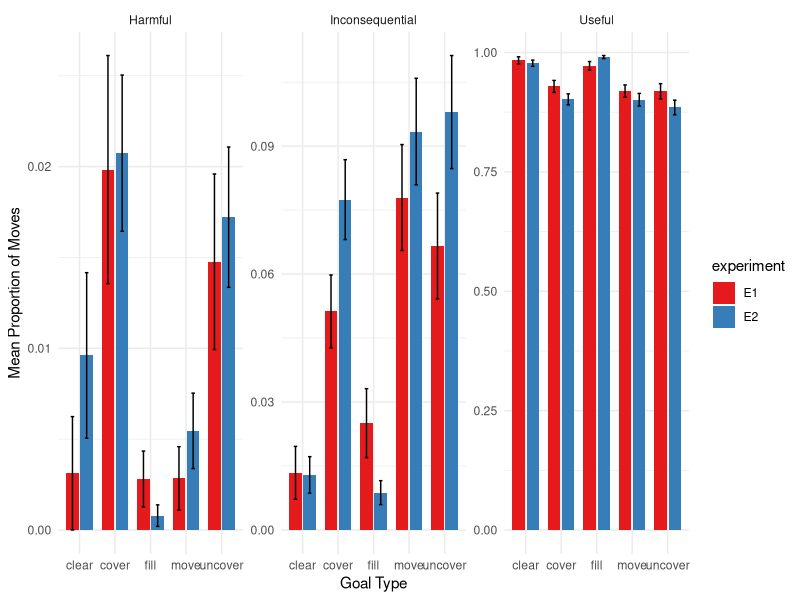
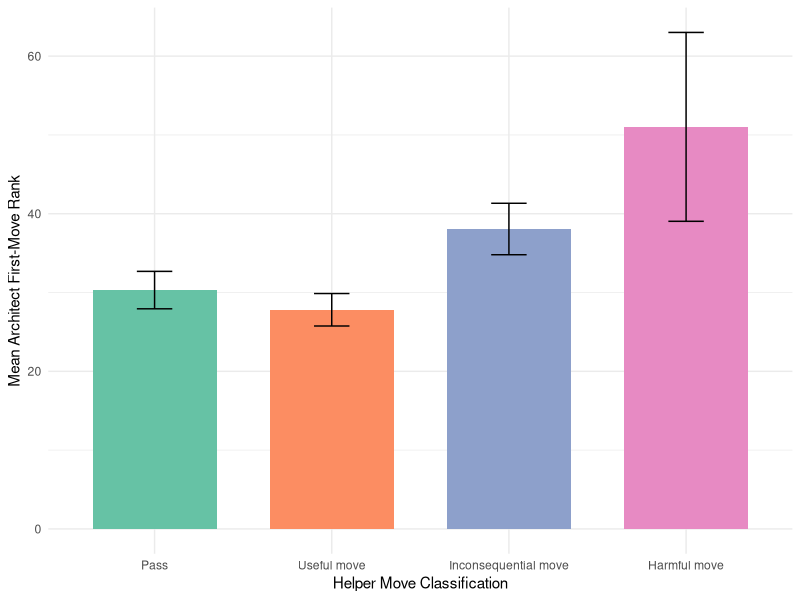
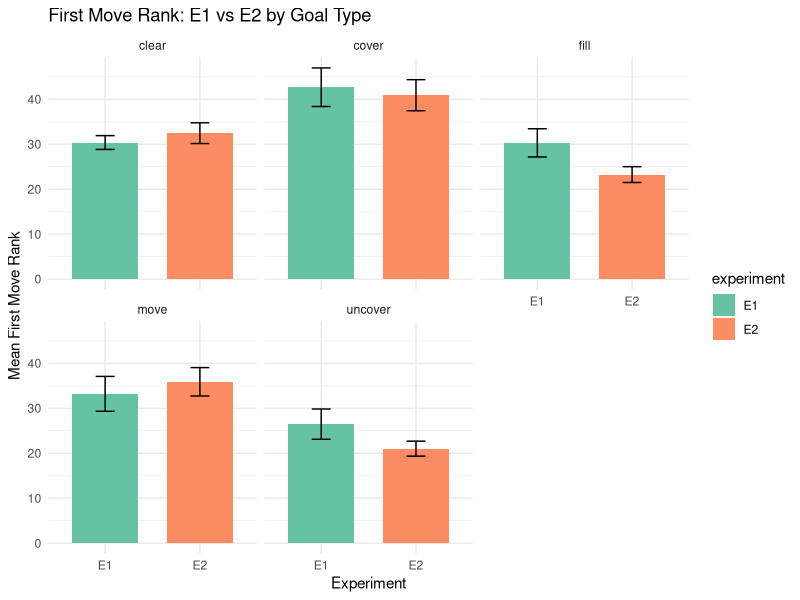
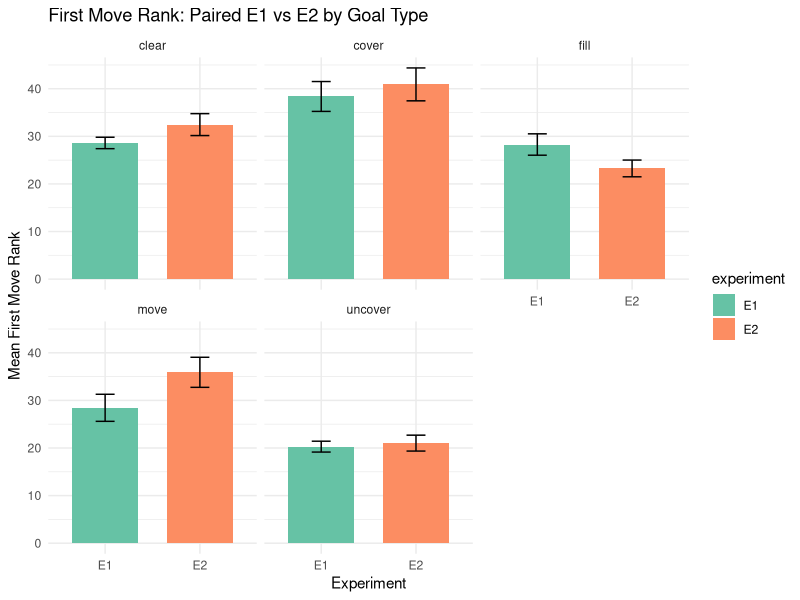

The R source for these figures, in order: (Note: this script raises an error after producing the figures.)
## ---- chunk 1
knitr::opts_chunk$set(echo = TRUE)
library(tidyverse)
library(lme4)
library(emmeans)
library(ggplot2)
library(dplyr)
library(broom)
library(rstatix)
library(ggpubr)
library(car)
library(stringr)
## ---- chunk 2
e1 <- read_csv("../data/e1/final_tracker.csv") %>%
  mutate(experiment = "E1")
e2 <- read_csv("../data/e2/final_tracker.csv")%>%
  mutate(experiment = "E2")
e1_first_moves <- read_csv("../data/e1/final_first_moves.csv")
e2_first_moves <- read_csv("../data/e2/first_moves.csv")
combined_saliences <- read_csv("../analysis/salience_first_moves.csv")


## ---- chunk 3

e1_architects <- e1 %>%
  filter(role == "architect")

combined <- bind_rows(e1_architects, e2) %>%
  mutate(
    move_type = case_when(
      move_utility == 1 ~ "Useful",
      move_utility == 0 ~ "Inconsequential",
      move_utility == -1 ~ "Harmful"
    ),
    ID = ifelse(experiment == "E2", anonID, ID)
  )

# counting move_types by proportion
prop_moves <- combined %>%
  count(experiment, ID, goal_type, move_type, name = "move_count") %>%
  group_by(experiment, ID, goal_type) %>%
  complete(move_type = c("Useful", "Harmful", "Inconsequential"), fill = list(move_count = 0)) %>%
  mutate(total_moves = sum(move_count),
         prop = move_count / total_moves) %>%
  ungroup() %>%
  mutate(across(c(experiment, goal_type, move_type, ID), as.factor)) %>%
  select(-move_count, -total_moves)



# check that proportions add to 1
prop_moves %>%
  group_by(experiment, ID, goal_type) %>%
  summarise(total_prop = sum(prop)) %>%
  ungroup()


# quick summary 
prop_moves_summary <- prop_moves %>%
  group_by(goal_type, experiment, move_type) %>%
  summarise(
    mean_prop = mean(prop),
    sd_prop = sd(prop),
    .groups = "drop"
  )

## ---- chunk 4

prop_model = lm(data = prop_moves, prop ~ experiment*move_type*goal_type)
car::Anova(prop_model)

# Get EMMs from full model, averaged over goal_type
emm <- emmeans(prop_model, ~ experiment | move_type)

# Pairwise comparisons between experiments within each move_type
distr_contrast_results <- contrast(emm, method = "pairwise", adjust = "tukey")

distr_contrast_results
## ---- chunk 5
ggplot(prop_moves, aes(x = goal_type, y = prop, fill = experiment)) +
  stat_summary(fun = mean, geom = "bar", position = position_dodge(width = 0.8), width = 0.7) +
  stat_summary(fun.data = mean_se, geom = "errorbar", 
               position = position_dodge(width = 0.8), 
               width = 0.2) +
  facet_wrap(~ move_type, scales = "free_y") +
  labs(y = "Mean Proportion of Moves", x = "Goal Type") +
  scale_fill_brewer(palette = "Set1") +
  theme_minimal()
## ---- chunk 6

# read & join architect ranks + helper first-move data
e1_first_moves %>%
  select(ID, goal, first_move_rank)

helpers <- e1 %>%
  filter(role == "helper", move_id == 1) %>%
  select(ID, goal, helper_move = move, helper_utility = move_utility)

helper_arch_comb <- e1_first_moves %>%
  inner_join(helpers, by = c("ID","goal"))

# make 4-level helper_class
helper_arch_comb <- helper_arch_comb %>%
  mutate(
    helper_class = case_when(
      helper_move == "pass"         ~ "Pass",
      helper_utility ==  1          ~ "Useful move",
      helper_utility ==  0          ~ "Inconsequential move",
      helper_utility == -1          ~ "Harmful move"
    ) %>%
    factor(levels = c("Pass","Useful move","Inconsequential move","Harmful move"))
  )

# frequencies & proportions of each class
helper_arch_comb %>%
  count(helper_class) %>%
  mutate(prop = n / sum(n))

# summary of architect first_move_rank by helper_class
helper_arch_comb_summary <- helper_arch_comb %>%
  group_by(helper_class) %>%
  summarise(
    mean_rank = mean(first_move_rank, na.rm = TRUE),
    sd_rank   = sd(first_move_rank,   na.rm = TRUE),
    n         = n(),
    .groups   = "drop"
  )

## ---- chunk 7
aov_model <- lm(first_move_rank ~ helper_class, data = helper_arch_comb)
car::Anova(aov_model)  

# estimated marginal means & Tukey‐adjusted pairwise contrasts
emm <- emmeans(aov_model, ~ helper_class)
helper_arch_contrast_res <- contrast(emm, method = "pairwise", adjust = "tukey")

helper_arch_contrast_res

## ---- chunk 8

ggplot(helper_arch_comb, aes(x = helper_class, y = first_move_rank, fill = helper_class)) +
  stat_summary(fun = mean, geom = "bar", position = position_dodge(.8), width = .7) +
  stat_summary(fun.data = mean_se, geom = "errorbar", position = position_dodge(.8), width = .2) +
  labs(
    x = "Helper Move Classification",
    y = "Mean Architect First-Move Rank"
  ) +
  scale_fill_brewer(palette = "Set2", guide = "none") +
  theme_minimal()


## ---- chunk 9

combined_first_moves <- bind_rows(
  e1_first_moves %>% mutate(experiment = "E1"),
  e2_first_moves %>% mutate(experiment = "E2")
) %>%
  mutate(goal_type = word(goal, 1))

anova_model <- lm(first_move_rank ~ experiment * goal_type, data = combined_first_moves)

# ANOVA test 
anova_results <- car::Anova(anova_model)
print(anova_results)

# Compute Estimated Marginal Means (EMMs) and contrasts
emm <- emmeans(anova_model, pairwise ~ experiment | goal_type, adjust = "tukey")
emm_results <- emm$contrasts
print(emm_results)



## ---- chunk 10
ggplot(combined_first_moves,
       aes(x = experiment, y = first_move_rank, fill = experiment)) +
  stat_summary(fun = mean, geom = "bar",
               position = position_dodge(.8), width = .7) +
  stat_summary(fun.data = mean_se, geom = "errorbar",
               position = position_dodge(.8), width = .2) +
  facet_wrap(~ goal_type) +
  labs(
    title = "First Move Rank: E1 vs E2 by Goal Type",
    x = "Experiment",
    y = "Mean First Move Rank"
  ) +
  scale_fill_brewer(palette = "Set2") +
  theme_minimal()


## ---- chunk 11
e1_prag <- combined_first_moves %>%
  filter(experiment == "E1") %>%
  select(ID, goal, goal_type, first_move_rank_e1 = first_move_rank)
e2_prag <- combined_first_moves %>%
  filter(experiment == "E2") %>%
  select(importId, anonID, goal, goal_type, first_move_rank_e2 = first_move_rank)

paired_prag <- e2_prag %>%
  inner_join(e1_prag, by = c("importId" = "ID", "goal", "goal_type"))

## ---- chunk 12

goal_types <- unique(paired_prag$goal_type)
for(gt in goal_types) {
  temp <- paired_prag %>% filter(goal_type == gt)
  cat("====", gt, "====\n")
  print(t.test(temp$first_move_rank_e1, temp$first_move_rank_e2, var.equal = TRUE))
  cat("\n")}

## ---- chunk 13

ggplot(
  bind_rows(
    paired_prag %>%
      transmute(
        experiment = "E1",
        first_move_rank = first_move_rank_e1,
        goal_type = goal_type
      ),
    paired_prag %>%
      transmute(
        experiment = "E2",
        first_move_rank = first_move_rank_e2,
        goal_type = goal_type
      )
  ),
  aes(x = experiment, y = first_move_rank, fill = experiment)
) +
  stat_summary(fun = mean, geom = "bar",
               position = position_dodge(.8), width = .7) +
  stat_summary(fun.data = mean_se, geom = "errorbar",
               position = position_dodge(.8), width = .2) +
  facet_wrap(~ goal_type) +
  labs(
    title = "First Move Rank: Paired E1 vs E2 by Goal Type",
    x = "Experiment",
    y = "Mean First Move Rank"
  ) +
  scale_fill_brewer(palette = "Set2") +
  theme_minimal()

## ---- chunk 14

# stepwise
step_model <- lm(stepwise_salience ~ experiment * goal_type, data = combined_saliences)
car::Anova(step_model) 

# Get EMMs for experiment within each goal_type
emm_goal <- emmeans(step_model, ~ experiment | goal_type)

# Pairwise comparisons between experiments within goal_type
step_contrast_results <- contrast(emm_goal, method = "pairwise", adjust = "tukey")
print(step_contrast_results)

# euclidean
eucl_model <- lm(euclidean_salience ~ experiment * goal_type, data = combined_saliences)
car::Anova(eucl_model)

emm_eucl_goal <- emmeans(eucl_model, ~ experiment | goal_type)
  
eucl_contrast_results <- contrast(emm_eucl_goal, method = "pairwise", adjust = "tukey")
print(eucl_contrast_results)

## ---- chunk 15

e1_saliences <- combined_saliences %>%
  filter(experiment == "E1") %>%
  select(ID, goal, goal_type, stepwise_salience_e1 = stepwise_salience, euclidean_salience_e1 = euclidean_salience)
e2_saliences <- combined_saliences %>%
  filter(experiment =="E2") %>%
  select(importId, anonID, goal, goal_type, stepwise_salience_e2 = stepwise_salience, euclidean_salience_e2 = euclidean_salience)

paired_salience <- e2_saliences %>%
  inner_join(e1_saliences, by = c("importId" = "ID", "goal", "goal_type"))

## ---- chunk 16

# stepwise salience
goal_types <- unique(paired_salience$goal_type)
for(gt in goal_types) {
  temp <- paired_salience %>% filter(goal_type == gt)
  cat("====", gt, "====\n")
  print(t.test(temp$stepwise_salience_e1, temp$stepwise_salience_e2, var.equal = TRUE))
  cat("\n")}

# euclidean salience
for(gt in goal_types) {
  temp <- paired_salience %>% filter(goal_type == gt)
  cat("====", gt, "====\n")
  print(t.test(temp$euclidean_salience_e1, temp$euclidean_salience_e2, var.equal = TRUE))
  cat("\n")}


## ---- chunk 17
# stepwise
ggplot(
  bind_rows(
    paired_salience %>%
      transmute(
        experiment = "E1",
        salience = stepwise_salience_e1,
        goal_type = goal_type
      ),
    paired_salience %>%
      transmute(
        experiment = "E2",
        salience = stepwise_salience_e2,
        goal_type = goal_type
      )
  ),
  aes(x = experiment, y = salience, fill = experiment)
) +
  stat_summary(fun = mean, geom = "bar",
               position = position_dodge(.8), width = .7) +
  stat_summary(fun.data = mean_se, geom = "errorbar",
               position = position_dodge(.8), width = .2) +
  facet_wrap(~ goal_type) +
  labs(
    title = "Stepwise Salience: Paired E1 vs E2 by Goal Type",
    x = "Experiment",
    y = "Mean Stepwise Salience"
  ) +
  scale_fill_brewer(palette = "Set2") +
  theme_minimal()

# euclidean
ggplot(
  bind_rows(
    paired_salience %>%
      transmute(
        experiment = "E1",
        salience = euclidean_salience_e1,
        goal_type = goal_type
      ),
    paired_salience %>%
      transmute(
        experiment = "E2",
        salience = euclidean_salience_e2,
        goal_type = goal_type
      )
  ),
  aes(x = experiment, y = salience, fill = experiment)
) +
  stat_summary(fun = mean, geom = "bar",
               position = position_dodge(.8), width = .7) +
  stat_summary(fun.data = mean_se, geom = "errorbar",
               position = position_dodge(.8), width = .2) +
  facet_wrap(~ goal_type) +
  labs(
    title = "Euclidean Salience: Paired E1 vs. E2 by Goal Type",
    x = "Experiment",
    y = "Mean Euclidean Salience"
  ) +
  scale_fill_brewer(palette = "Set2") +
  theme_minimal()


## ---- chunk 18

# observed-baseline differences
combined_saliences <- combined_saliences %>%
  mutate(
    diff_stepwise = stepwise_salience - random_stepwise_salience,
    diff_euclidean = euclidean_salience - random_euclidean_salience
  )
# stepwise gap
step_gap_model <- lm(diff_stepwise ~ experiment * goal_type,
                     data = combined_saliences)
car::Anova(step_gap_model)

# get EMMs for experiment within each goal_type
emm_step_gap <- emmeans(step_gap_model, ~ experiment | goal_type)

# pairwise comparisons between experiments within goal_type
step_gap_contrast_results <- contrast(emm_step_gap,
                                      method = "pairwise",
                                      adjust = "tukey")
print(step_gap_contrast_results)

# euclidean gap
eucl_gap_model <- lm(diff_euclidean ~ experiment * goal_type,
                     data = combined_saliences)
car::Anova(eucl_gap_model)

emm_eucl_gap <- emmeans(eucl_gap_model, ~ experiment | goal_type)

eucl_gap_contrast_results <- contrast(emm_eucl_gap,
                                      method = "pairwise",
                                      adjust = "tukey")
print(eucl_gap_contrast_results)


## ---- chunk 19

long_sal <- combined_saliences %>%
  pivot_longer(
    cols     = c(stepwise_salience, euclidean_salience),
    names_to = "salience_type",
    values_to= "salience"
  )

long_sal <- combined_saliences %>%
  pivot_longer(
    cols         = c(stepwise_salience,
                     euclidean_salience,
                     random_stepwise_salience,
                     random_euclidean_salience),
    names_to     = c("salience_source","salience_type"),
    names_pattern= "(random_)?(stepwise|euclidean)_salience",
    values_to    = "salience"
  ) %>%
  mutate(
    salience_source = if_else(salience_source == "random_", 
                              "baseline", 
                              "observed"),
    salience_type   = paste0(salience_type, "_salience")
  )

## ---- chunk 20

# observed salience by goal type e1 vs e2
ggplot(long_sal,
       aes(x = experiment, y = salience, fill = experiment)) +
  stat_summary(fun     = mean,
               geom    = "bar",
               position= position_dodge(.8),
               width   = .7) +
  stat_summary(fun.data = mean_se,
               geom     = "errorbar",
               position = position_dodge(.8),
               width    = .2) +
  facet_grid(salience_type ~ goal_type,
             scales   = "free_y",
             labeller = labeller(
               salience_type = c(
                 stepwise_salience  = "Stepwise",
                 euclidean_salience = "Euclidean"
               )
             )
  ) +
  labs(x     = "Experiment",
       y     = "Mean Salience",
       title = "Stepwise vs Euclidean Salience by Goal Type") +
  scale_fill_brewer(palette = "Set2", guide = "none") +
  theme_minimal()



# observed vs baseline, facetted by salience type and goal
ggplot(long_sal,
       aes(x = experiment, y = salience, fill = salience_source)) +
  stat_summary(fun       = mean,
               geom      = "bar",
               position  = position_dodge(.8),
               width     = .7) +
  stat_summary(fun.data = mean_se,
               geom     = "errorbar",
               position = position_dodge(.8),
               width    = .2) +
  facet_grid(salience_type ~ goal_type,
             scales   = "free_y",
             labeller = labeller(
               salience_type = c(
                 stepwise_salience  = "Stepwise",
                 euclidean_salience = "Euclidean"
               )
             )
  ) +
  labs(x     = "Experiment",
       y     = "Mean Salience",
       fill  = "Source",
       title = "Observed vs Baseline Salience by Goal Type") +
  scale_fill_brewer(palette = "Set3") +
  theme_minimal()

## ---- chunk 21

e1_move_list <- e1 %>%
  mutate(arch_move_from = as.numeric(str_extract(move, "(?<=\\().+?(?=,)")),
         helper_move_to = as.numeric(str_extract(move, "(?<=, ).+?(?=\\))"))) 

e1_move_list <- e1_move_list %>%
  arrange(ID, goal, move_id) %>%
  group_by(ID, goal) %>%
  mutate(
    next_move_role = lead(role),
    arch_pickup = lead(arch_move_from),
    arch_move_utility = lead(move_utility),
    is_correction = (role == "helper") & (next_move_role == "architect") & (helper_move_to == arch_pickup)
  ) %>%
  ungroup()

# Then corrections is just:
corrections <- e1_move_list %>%
  filter(is_correction)
print(corrections)

# corrections per game
corrections_per_game <- corrections %>%
  group_by(ID, goal, goal_type) %>%
  summarise(num_corrections = n(), .groups = "drop")
print(corrections_per_game)

# average corrections per game by move_type and goal_type
corrections_per_game_by_type <- corrections %>%
  group_by(ID, goal, goal_type, helper_move_utility = move_utility) %>%
  summarise(num_corrections = n(), .groups = "drop") %>%
  group_by(goal_type, helper_move_utility) %>%
  summarise(avg_corrections_per_game = mean(num_corrections), n_games = n(), .groups = "drop")

print(corrections_per_game_by_type)

# proportion of corrections by move type and goal type
proportion_corrections <- e1_move_list %>%
  group_by(goal_type, helper_move_utility = move_utility) %>%
  summarise(
    total_helper_moves = n(),
    corrections = sum(is_correction, na.rm = TRUE),
    prop_correction = corrections / total_helper_moves,
    .groups = "drop"
  )

print(proportion_corrections)






## ---- chunk 22

# count of corrections by goal type
ggplot(corrections_per_game_by_type, 
       aes(x = as.factor(helper_move_utility), 
           y = avg_corrections_per_game, 
           fill = as.factor(helper_move_utility))) +
  geom_bar(stat = "identity", position = position_dodge(.8), width = .7) +
  facet_wrap(~ goal_type) +
  labs(
    title = "Average Corrections per Game by Move Type and Goal Type",
    x = "Helper Move Utility",
    y = "Avg. Corrections per Game"
  ) +
  scale_fill_brewer(palette = "Set2", guide = "none") +
  theme_minimal()
# proportion of corrections by helper move utility and goal type
ggplot(proportion_corrections, aes(x = factor(helper_move_utility), y = prop_correction, fill = factor(helper_move_utility))) +
  geom_bar(stat = "identity", position = position_dodge(.8), width = .7) +
  facet_wrap(~ goal_type) +
  labs(title = "Proportion of Corrections by Move Utility and Goal Type", x = "Helper Move Utility", y = "Proportion Corrected") +
  scale_fill_brewer(palette = "Set2", name = "Move Utility") +
  theme_minimal()  
